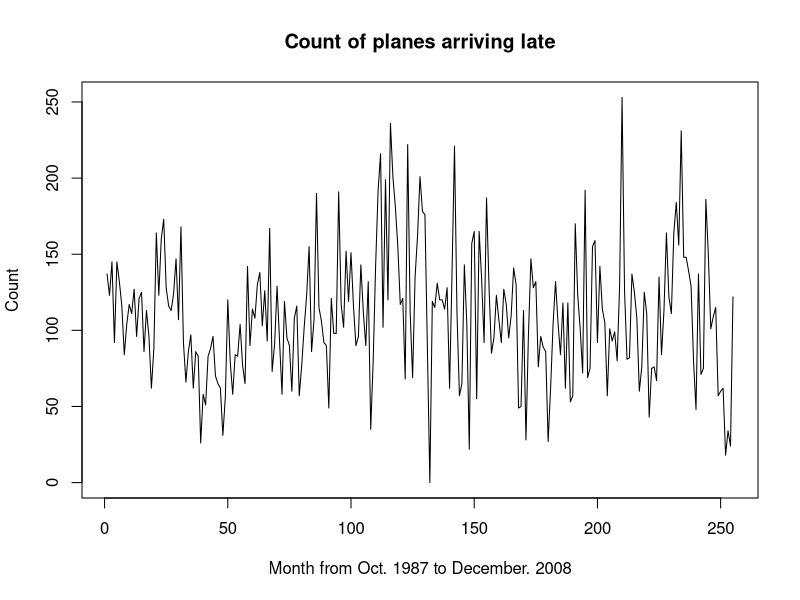
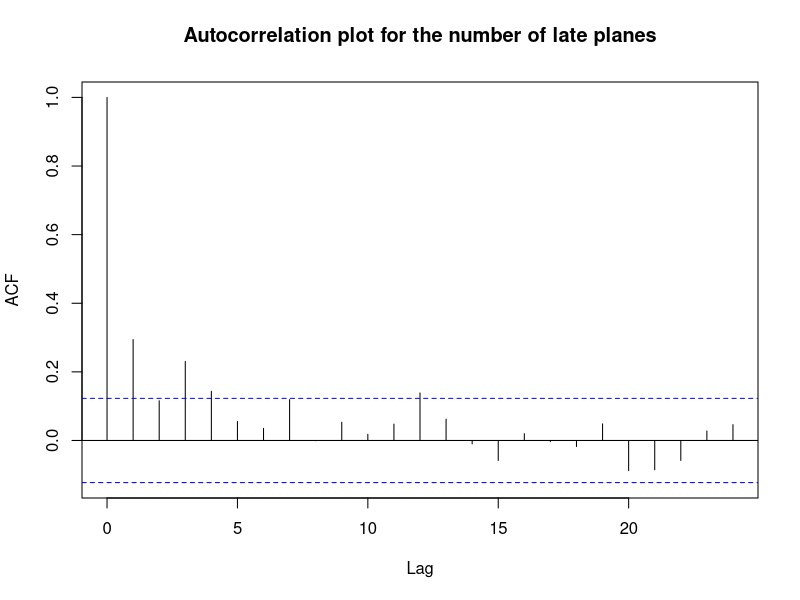
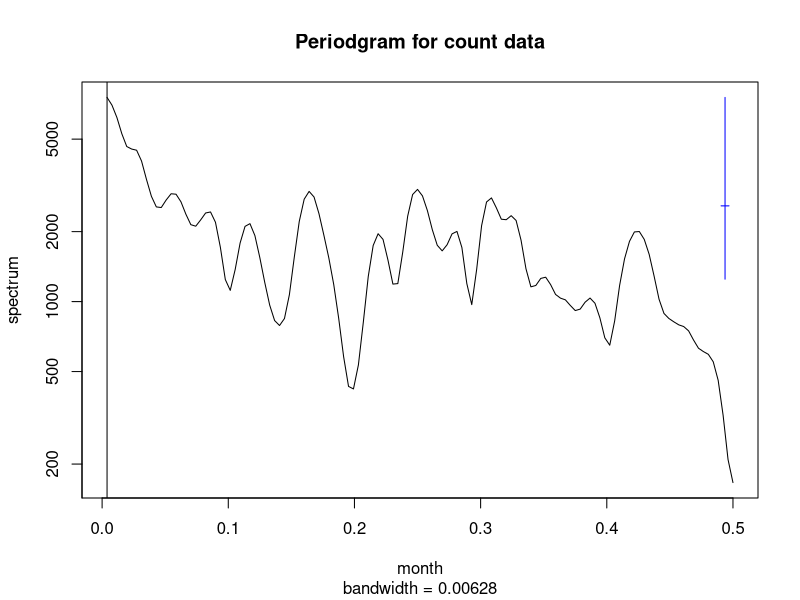
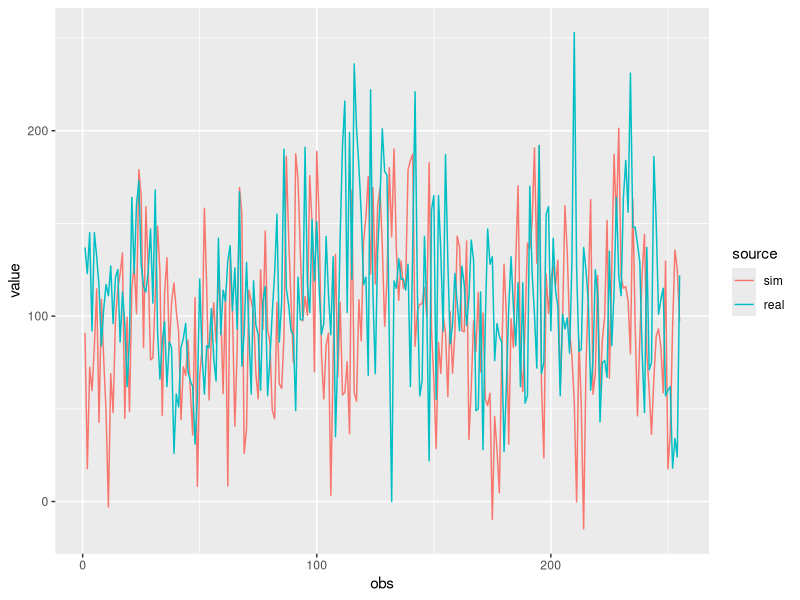
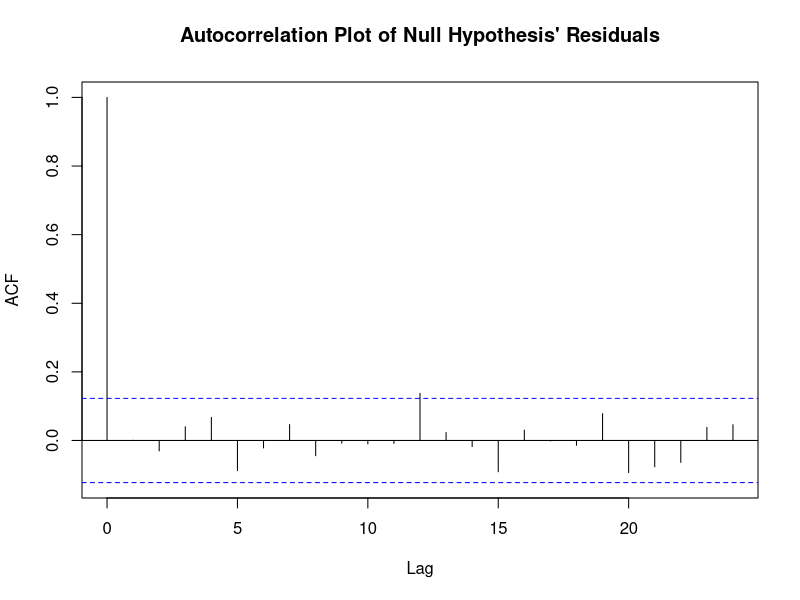
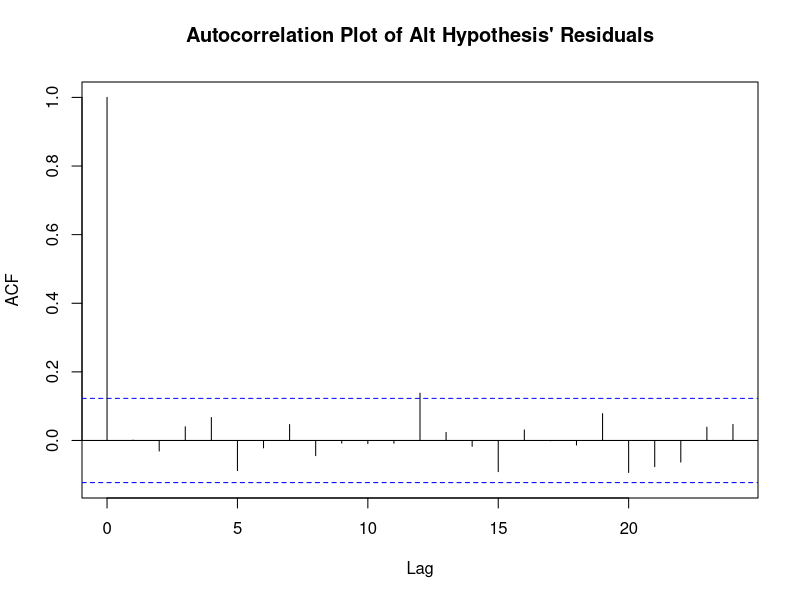
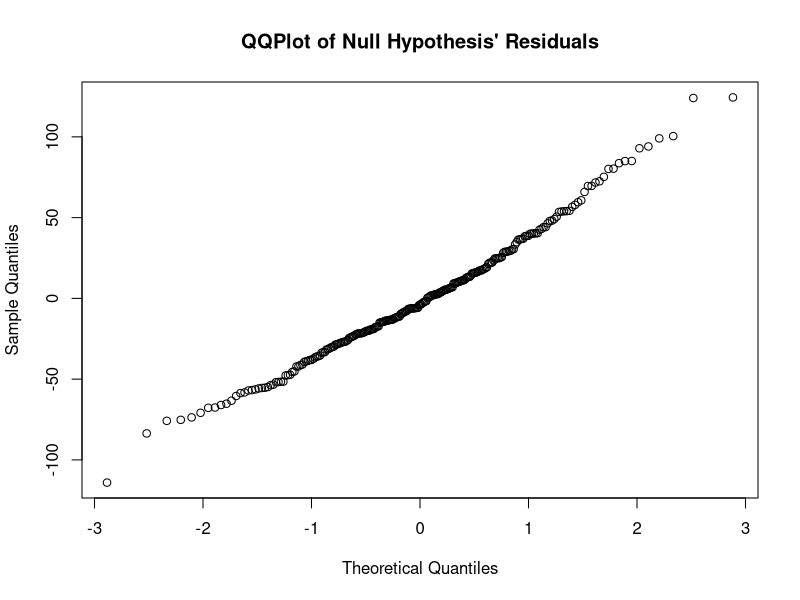
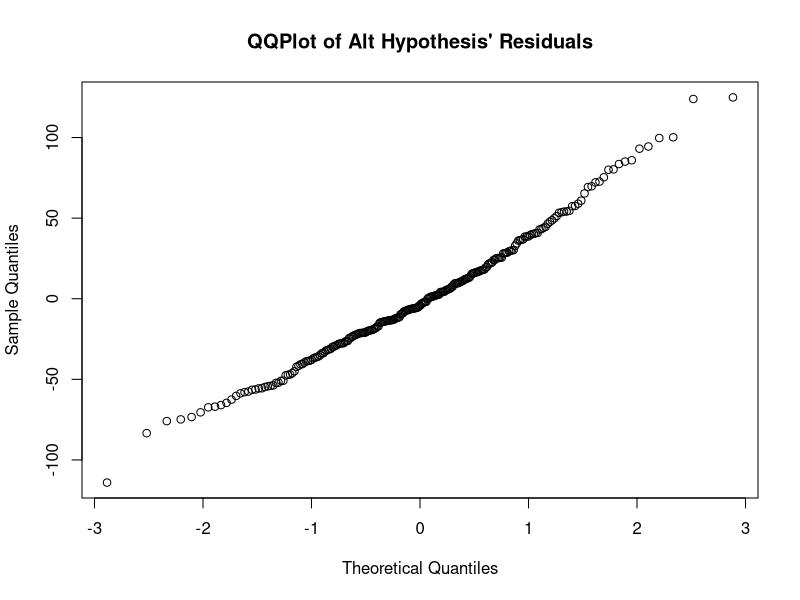

Reproduce these figures in R, in order.
## ---- chunk 1
knitr::opts_chunk$set(echo = FALSE, message = F, warning = F)
## ---- chunk 2
library(dplyr)

late_data <- read.table(file = "Detailed_Statistics_Arrivals.csv", sep = ",", header = T)
colnames(late_data) <- c("company", "date", "flight_num", "tail_num", "origin", "delay")
late_info_data <- late_data %>% group_by(date) %>%
                                summarize("min" = min(delay),
                                          "max" = max(delay),
                                          "avg" = mean(delay),
                                          "med" = median(delay),
                                          "count" = sum(delay > 0)) %>%
                  mutate(date = as.Date(date, "%m/%d/%Y"),
                         year = as.numeric(format(date, "%Y"))) %>%
                  arrange(date) 
plot(late_info_data$count, type = "l", 
     xlab = "Month from Oct. 1987 to December. 2008",
     ylab = "Count",
     main = "Count of planes arriving late")
## ---- chunk 3
library(reshape2)

get_aic <- function(df, arima_h, ...) {
  arma_choices <- expand.grid("p" = 0:10, "q" = 0:10)
  arma_choices$all_aic <- apply(arma_choices, 1, function(choice) {
    arima_h(df, choice[1], choice[2], ...)$aic})
  aic_table <- dcast(arma_choices, p ~ q, value.var = "all_aic")[, -1]
  rownames(aic_table) <- sapply(0:10, function(i) {paste("AR", i, sep = "")})
  colnames(aic_table) <- sapply(0:10, function(i) {paste("MA", i, sep = "")})
  aic_table
}

null_arima_h <- function(df, p, q) {
  arima(df, order = c(p, 0, q))
}
alt_arima_h <- function(df, p, q, year) {
  arima(df, order = c(p, 0, q), xreg = year)
}

cat("AIC table under the null hypothesis")
get_aic(late_info_data$count, null_arima_h)

cat("AIC table under the alternative hypothesis")
get_aic(late_info_data$count, alt_arima_h, late_info_data$year)
## ---- chunk 4
acf(late_info_data$count, main = "Autocorrelation plot for the number of late planes")
## ---- chunk 5
null_arima <- arima(late_info_data$count, order = c(2, 0, 2))
## ---- chunk 6
alt_arima <- arima(late_info_data$count, order = c(2, 0, 2),
                   xreg = late_info_data$year)
## ---- chunk 7
spectrum(late_info_data$count, span = c(3,5,3), 
         main = "Periodgram for count data", xlab = "month")
abline(v = 1 / 255)
## ---- chunk 8
library(forecast)
library(ggplot2)
library(reshape2)

comp_data <- cbind(simulate(null_arima), late_info_data$count)
colnames(comp_data) <- c("sim", "real")
comp_data <- melt(comp_data)
colnames(comp_data) <- c("obs", "source", "value")
ggplot(data = comp_data, aes(x = obs, y = value, color = source)) + geom_line()
## ---- chunk 9
polyroot(c(1, coef(null_arima)[3:4]))
## ---- chunk 10
acf(null_arima$residuals, main = "Autocorrelation Plot of Null Hypothesis' Residuals")
acf(alt_arima$residuals, main = "Autocorrelation Plot of Alt Hypothesis' Residuals")
## ---- chunk 11
qqnorm(null_arima$residuals, main = "QQPlot of Null Hypothesis' Residuals")
qqnorm(alt_arima$residuals, main = "QQPlot of Alt Hypothesis' Residuals")
## ---- chunk 12
plot(null_arima$residuals, main = "Plot of Null Hypothesis' Residuals")
plot(alt_arima$residuals, main = "Plot of Null Hypothesis' Residuals")
## ---- chunk 13
plot(log(late_info_data$count), type = "l", main = "Plot of log transformed counts")
## ---- chunk 14
acf(late_info_data$count, lag.max = 100)
